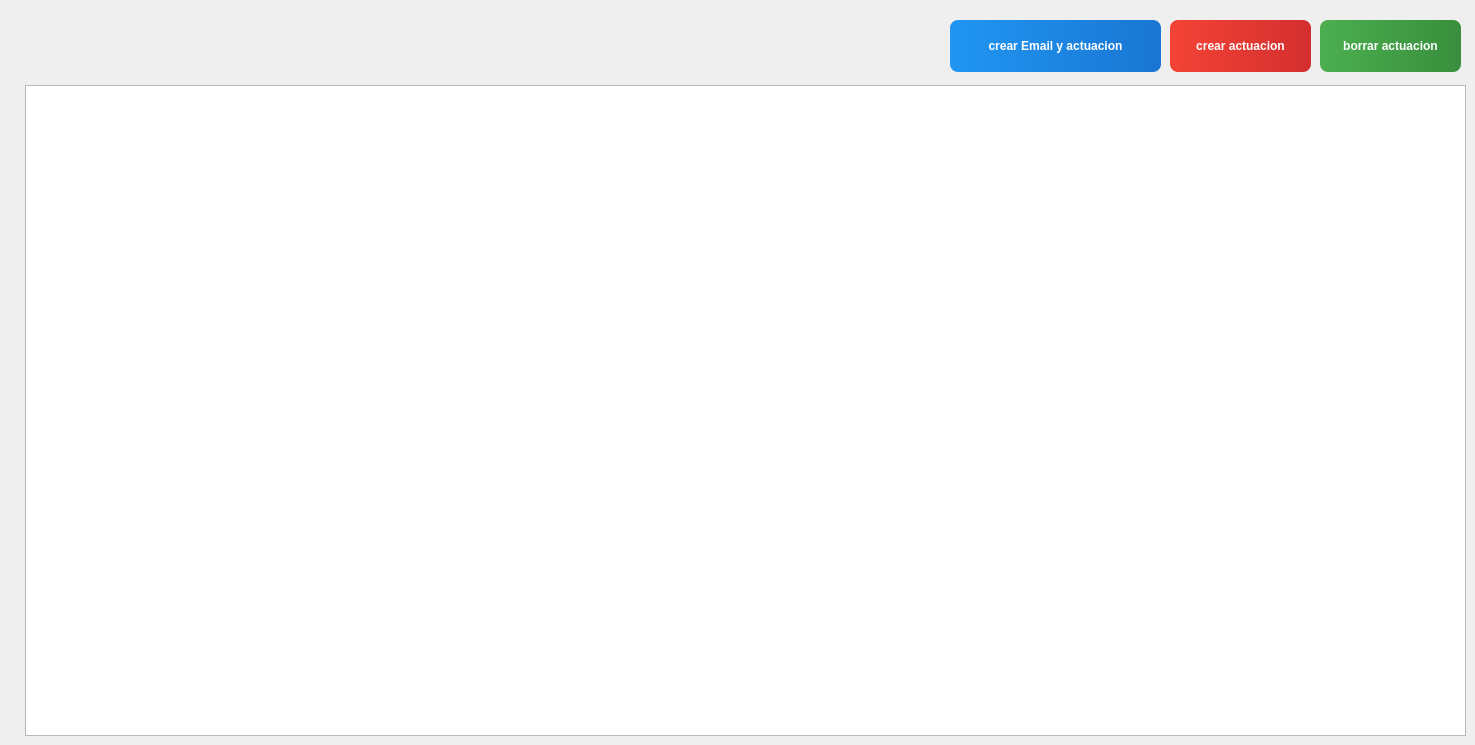
    <widget class="QWidget" name="Actuaciones">
     <attribute name="title">
      <string>Actuaciones</string>
     </attribute>
     <widget class="QTableWidget" name="tableActuaciones">
      <property name="geometry">
       <rect>
        <x>25</x>
        <y>85</y>
        <width>1441</width>
        <height>651</height>
       </rect>
      </property>
      <property name="setFixedSize" stdset="0">
       <size>
        <width>1476</width>
        <height>756</height>
       </size>
      </property>
      <attribute name="horizontalHeaderMinimumSectionSize">
       <number>70</number>
      </attribute>
      <attribute name="verticalHeaderDefaultSectionSize">
       <number>70</number>
      </attribute>
      <attribute name="verticalHeaderMinimumSectionSize">
       <number>70</number>
      </attribute>
     </widget>
     <widget class="QPushButton" name="add_actuacion">
      <property name="geometry">
       <rect>
        <x>1320</x>
        <y>20</y>
        <width>141</width>
        <height>52</height>
       </rect>
      </property>
      <property name="styleSheet">
       <string notr="true">QPushButton {
    background: qlineargradient(x1:0,y1:0,x2:1,y2:0, stop:0 #4CAF50, stop:1 #388E3C);
    color: #ffffff;
    border: none;
    border-radius: 8px;
    padding: 6px 12px;
    font-weight: 600;
}
QPushButton:hover {
    background: qlineargradient(x1:0,y1:0,x2:1,y2:0, stop:0 #66BB6A, stop:1 #4CAF50);
}
QPushButton:pressed {
    background: #2E7D32;
}</string>
      </property>
      <property name="text">
       <string>borrar actuacion</string>
      </property>
      <property name="setFixedSize" stdset="0">
       <size>
        <width>141</width>
        <height>52</height>
       </size>
      </property>
     </widget>
     <widget class="QPushButton" name="borrar_actuacion">
      <property name="geometry">
       <rect>
        <x>1170</x>
        <y>20</y>
        <width>141</width>
        <height>52</height>
       </rect>
      </property>
      <property name="styleSheet">
       <string notr="true">QPushButton {
    background: qlineargradient(x1:0,y1:0,x2:1,y2:0, stop:0 #f44336, stop:1 #d32f2f);
    color: #ffffff;
    border: none;
    border-radius: 8px;
    padding: 6px 12px;
    font-weight: 600;
}
QPushButton:hover {
    background: qlineargradient(x1:0,y1:0,x2:1,y2:0, stop:0 #ef5350, stop:1 #f44336);
}
QPushButton:pressed {
    background: #c62828;
}</string>
      </property>
      <property name="text">
       <string>crear actuacion</string>
      </property>
      <property name="setFixedSize" stdset="0">
       <size>
        <width>141</width>
        <height>52</height>
       </size>
      </property>
     </widget>
     <widget class="QPushButton" name="crear_actuacion_mail">
      <property name="geometry">
       <rect>
        <x>950</x>
        <y>20</y>
        <width>211</width>
        <height>52</height>
       </rect>
      </property>
      <property name="styleSheet">
       <string notr="true">QPushButton {
    background: qlineargradient(x1:0,y1:0,x2:1,y2:0, stop:0 #2196F3, stop:1 #1976D2);
    color: #ffffff;
    border: none;
    border-radius: 8px;
    padding: 6px 12px;
    font-weight: 600;
}
QPushButton:hover {
    background: qlineargradient(x1:0,y1:0,x2:1,y2:0, stop:0 #42A5F5, stop:1 #2196F3);
}
QPushButton:pressed {
    background: #1565C0;
}</string>
      </property>
      <property name="text">
       <string>crear Email y actuacion</string>
      </property>
      <property name="setFixedSize" stdset="0">
       <size>
        <width>211</width>
        <height>52</height>
       </size>
      </property>
     </widget>
    </widget>
